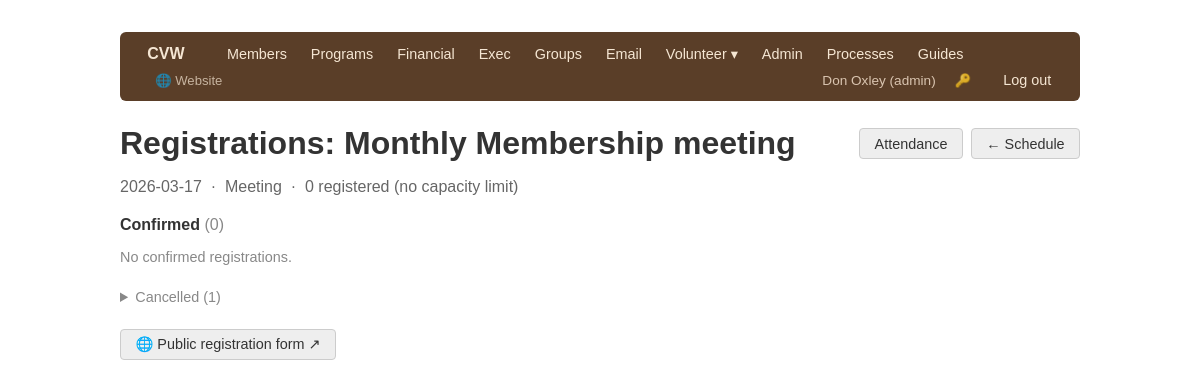
Page /exec/schedule/1/registrations (signed in) on the committed database.
### app/models/user.py (models this page shows, shortened)
class User(Base):
    __tablename__ = "users"
    id = Column(Integer, primary_key=True, index=True)
    username = Column(String, unique=True, nullable=False, index=True)
    full_name = Column(String, nullable=False)
    role = Column(String, nullable=False)       # see ROLES
    hashed_password = Column(String, nullable=False)
    active = Column(Boolean, default=True)
    must_change_password = Column(Boolean, default=False)
    member_id = Column(Integer, ForeignKey("members.id"), nullable=True)
    created_at = Column(DateTime, server_default=func.now())
    member = relationship("Member", backref="user_account")

### app/models/org.py (models this page shows)
class OrgEvent(Base):
    __tablename__ = "org_events"
    id = Column(Integer, primary_key=True, index=True)
    title = Column(String, nullable=False)
    event_type = Column(String, nullable=False)
    date = Column(Date, nullable=False)
    start_time = Column(String)          # HH:MM
    end_time = Column(String)
    location = Column(String)
    description = Column(String)
    zoom_url                 = Column(String(500), nullable=True)
    registration_enabled     = Column(Boolean, default=False)
    capacity                 = Column(Integer,  nullable=True)   # None = unlimited
    registration_note        = Column(String(500), nullable=True)
    registration_restriction = Column(String(20),  nullable=True)  # None/"zoom_members_only"/"members_only"
    show_on_public           = Column(Boolean, default=False)
    created_at = Column(DateTime, server_default=func.now())

### app/routers/exec_.py (the view)
@router.get("/schedule/{event_id}/registrations", response_class=HTMLResponse)
def registrations_list(event_id: int, request: Request, _=auth, db: Session = Depends(get_db)):
    event = db.get(OrgEvent, event_id)
    if not event:
        raise HTTPException(status_code=404)
    confirmed = [r for r in event.registrations if r.status == "confirmed"]
    waitlist  = sorted(
        [r for r in event.registrations if r.status == "waitlist"],
        key=lambda r: r.waitlist_position or 0,
    )
    cancelled = [r for r in event.registrations if r.status == "cancelled"]
    return templates.TemplateResponse("exec/event_registrations.html", {
        "request": request, "event": event,
        "confirmed": confirmed, "waitlist": waitlist, "cancelled": cancelled,
    })

### app/templates/exec/event_registrations.html (shortened to what this page needs)
{% extends "base.html" %}
{% block content %}
<div style="display:flex; justify-content:space-between; align-items:center; margin-bottom:0.75rem">
    <h1 style="margin:0">Registrations: {{ event.title }}</h1>
    <div style="display:flex; gap:0.5rem">
        <a href="/exec/schedule/{{ event.id }}/attendance" class="btn btn-secondary">Attendance</a>
        <a href="/exec/schedule" class="btn btn-secondary">← Schedule</a>
    </div>
</div>
<p style="color:#666; margin-bottom:1.25rem">
    {{ event.date }} &nbsp;·&nbsp; {{ event.event_type }}
    {% if event.capacity %}
        &nbsp;·&nbsp; Capacity: {{ event.capacity }}
        &nbsp;·&nbsp; Confirmed: {{ confirmed|length }}
        &nbsp;·&nbsp; Waitlist: {{ waitlist|length }}
    {% else %}
        &nbsp;·&nbsp; {{ confirmed|length }} registered (no capacity limit)
    {% endif %}
</p>
<h2 style="font-size:1rem; margin-bottom:0.5rem">
    Confirmed <span style="font-weight:normal; color:#888">({{ confirmed|length }})</span>
</h2>
{% if confirmed %}
<table style="margin-bottom:1.5rem">
    <thead>
        <tr><th>Name</th><th>Email</th><th>How</th><th>Registered</th><th>Notes</th><th></th></tr>
    </thead>
    <tbody>
    {% for r in confirmed %}
    <tr>
        <td>{{ r.name }}{% if r.member_id %} <span class="badge badge-active" style="font-size:0.72rem">member</span>{% endif %}</td>
        <td style="font-size:0.85rem">{{ r.email }}</td>
        <td style="font-size:0.85rem">{{ r.attendance_type }}</td>
        <td style="font-size:0.82rem; color:#666; white-space:nowrap">{{ r.registered_at.strftime('%b %-d') if r.registered_at else '—' }}</td>
        <td style="font-size:0.82rem; color:#666">{{ r.notes or '' }}</td>
        <td>
            <form method="post"
                  action="/exec/schedule/{{ event.id }}/registrations/{{ r.id }}/cancel"
                  style="display:inline"
                  onsubmit="return confirm('Cancel registration for {{ r.name|e }}? This will promote the next waitlisted person.')">
                <button type="submit" class="btn btn-danger"
                        style="padding:0.15rem 0.55rem; font-size:0.8rem">Cancel</button>
            </form>
        </td>
    </tr>
    {% endfor %}
    </tbody>
</table>
{% else %}
<p style="color:#888; font-size:0.9rem; margin-bottom:1.5rem">No confirmed registrations.</p>
{% endif %}
{% if cancelled %}
<details>
    <summary style="cursor:pointer; color:#888; font-size:0.9rem">
        Cancelled ({{ cancelled|length }})
    </summary>
</details>
{% endif %}
<div style="margin-top:1.5rem">
    <a href="/site/events/{{ event.id }}/register" target="_blank" class="btn btn-secondary">
        🌐 Public registration form ↗
    </a>
</div>
{% endblock %}

### app/templates/base.html (shortened to what this page needs)
<!DOCTYPE html>
<html lang="en">
<head>
</head>
<body>
<nav>
    <a href="/" class="nav-brand" style="text-decoration:none">CVW</a>
    {% if request.state.user %}
        {% set role = request.state.user.role %}
        {% if role in ['admin', 'exec', 'membership'] %}
            <a href="/members/">Members</a>
        {% endif %}
        {% if role in ['admin', 'exec', 'program'] %}
            <a href="/programs/">Programs</a>
        {% endif %}
        {% if role in ['admin', 'financial'] %}
            <a href="/financial/">Financial</a>
        {% endif %}
        {% if role in ['admin', 'exec'] %}
            <a href="/exec/">Exec</a>
        {% endif %}
        {% if role in ['admin', 'membership'] %}
            <a href="/groups/">Groups</a>
            <a href="/email/">Email</a>
        {% endif %}
        {% if role in ['admin', 'librarian'] %}
        <div class="nav-dropdown">
            <a href="#">Volunteer ▾</a>
        </div>
        {% endif %}
        {% if role == 'admin' %}
            <a href="/admin/">Admin</a>
        {% endif %}
        <a href="/processes/">Processes</a>
        <a href="/guides/">Guides</a>
        <a href="/site/" style="margin-left:0.5rem; opacity:0.7; font-size:0.82rem">🌐 Website</a>
        <div class="nav-right">
            <span class="nav-user">{{ request.state.user.full_name }} ({{ role }})</span>
            <a href="/change-password" title="Change password" style="font-size:0.82rem; opacity:0.8">🔑</a>
            <a href="/logout">Log out</a>
        </div>
    {% else %}
        <div class="nav-right"><a href="/login">Log in</a></div>
    {% endif %}
</nav>
{% block content %}{% endblock %}
</body>
</html>

### app/templates/base.html (style rules this page uses)
body { font-family: sans-serif; max-width: 960px; margin: 2rem auto; padding: 0 1rem; color: #333; }
nav { margin-bottom: 1.5rem; background: #5a3e28; padding: 0.5rem 1rem; border-radius: 6px; display: flex; align-items: center; gap: 0; flex-wrap: wrap; }
nav .nav-brand { color: #f5e6d3; font-weight: 700; font-size: 1rem; margin-right: 1.25rem; }
nav a { margin-right: 0.1rem; text-decoration: none; color: #f5e6d3; font-size: 0.9rem; padding: 0.3rem 0.7rem; border-radius: 4px; }
nav .nav-right { margin-left: auto; display: flex; align-items: center; gap: 0.5rem; }
.nav-dropdown { position: relative; display: inline-block; }
.nav-dropdown > a { margin-right: 0.1rem; }
nav .nav-user { color: #d9c4b0; font-size: 0.85rem; }
.btn { display: inline-block; padding: 0.4rem 0.9rem; border-radius: 4px; text-decoration: none; font-size: 0.9rem; border: 1px solid transparent; cursor: pointer; }
.btn-secondary { background: #eee; color: #333; border-color: #ccc; }
h1 { margin-bottom: 1rem; }

### rows in the picture
User: state.user.full_name "Don Oxley", role "admin"
OrgEvent: title "Monthly Membership meeting", date "2026-03-17", event_type "Meeting"

### other values in the picture
{{ confirmed|length }} "0"
{{ cancelled|length }} "1"
